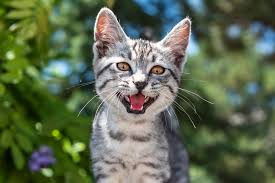
#> input picture data/raw_images/cat_1.jpg, 275 x 183 px; its folder holds 4 pictures in this run
$ python resize_images.py
#> lines starting #> are read from the running program, lines starting #| are printed output that depends on the picture
# Imports
import os
import glob
import progressbar
import cv2

import config


# Check if the raw_images directory exists
if not os.path.exists(config.RAW_IMAGES_DIR):
    print("Raw images directory: No")
else:
    print("Raw images directory: Yes")


if not os.path.exists(config.RESIZED_IMAGES_DIR):
    print("Resized images directory: No")
    os.makedirs(config.RESIZED_IMAGES_DIR)
    print("Create resized images directory: Yes")

else:
    print("Resized images directory: Yes")


# Get the names of all files in the raw_images directory
file_names = glob.glob(os.path.join(config.RAW_IMAGES_DIR, "*.{}".format(config.IMAGE_EXTENSION)))
print("Files in raw images directory: {}".format(len(file_names)))

bar = progressbar.ProgressBar(maxval=len(file_names), widgets=[progressbar.Bar('=', '[', ']'), ' ', progressbar.Percentage()])
bar.start()
print("Resizing images:-")

#  Loop through the images and resize the images
for i, filename in enumerate(file_names):
    img = cv2.imread(filename)
#> img is the input picture: shape (183, 275, 3); mean B, G, R 80.2, 105.6, 93.8
    img_resized = cv2.resize(img, config.RESIZE_DIMS)
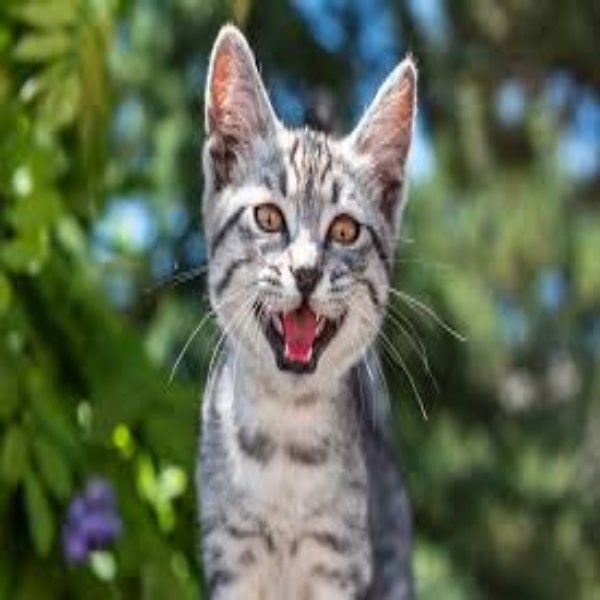
#> img_resized: shape (600, 600, 3); mean B, G, R 80.1, 105.5, 93.6
    new_filename = "{}.{}".format(str(i), config.IMAGE_EXTENSION )
    new_filepath = os.path.join(config.RESIZED_IMAGES_DIR, new_filename)
    cv2.imwrite(new_filepath, img_resized)
    bar.update(i + 1)
#> pass 2 of the loop `for i, filename in enumerate(file_names):`:
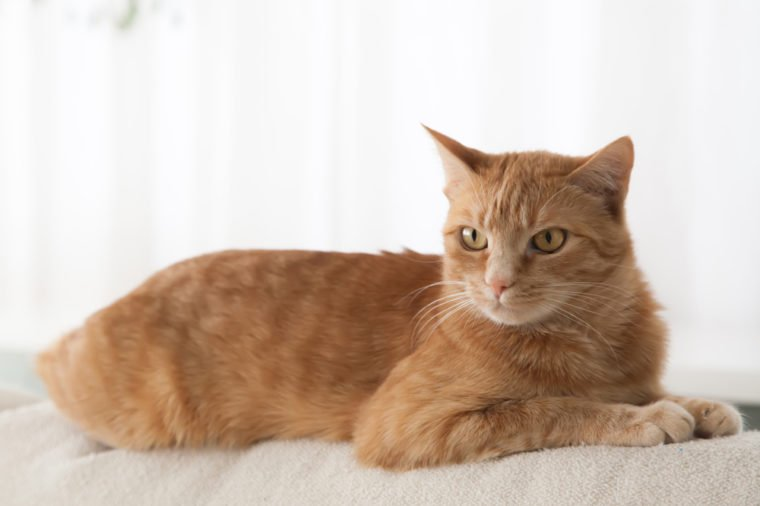
#> input picture data/raw_images/cat_10.jpg, 760 x 506 px
#> img is the input picture: shape (506, 760, 3); mean B, G, R 179.5, 192.4, 209.2
#> `img_resized = cv2.resize(img, config.RESIZE_DIMS)`:
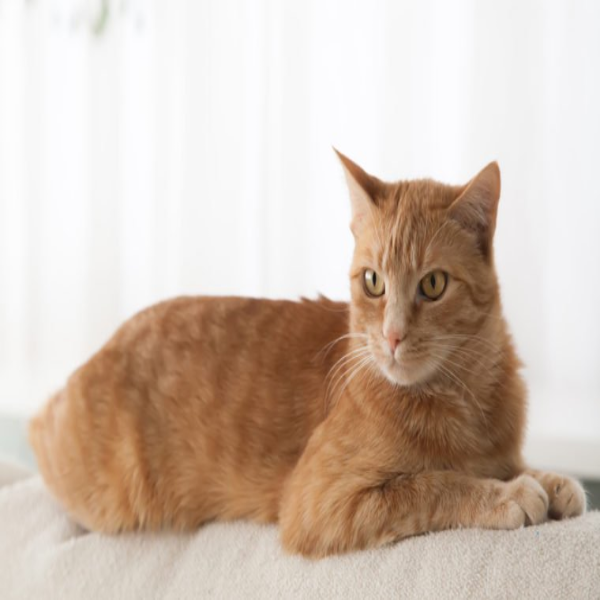
#> img_resized: shape (600, 600, 3); mean B, G, R 179.4, 192.3, 209.2
#> pass 3 of the loop `for i, filename in enumerate(file_names):`:
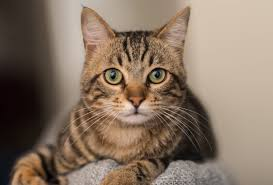
#> input picture data/raw_images/cat_2.jpg, 273 x 185 px
#> img is the input picture: shape (185, 273, 3); mean B, G, R 100.3, 116.7, 135.6
#> `img_resized = cv2.resize(img, config.RESIZE_DIMS)`:
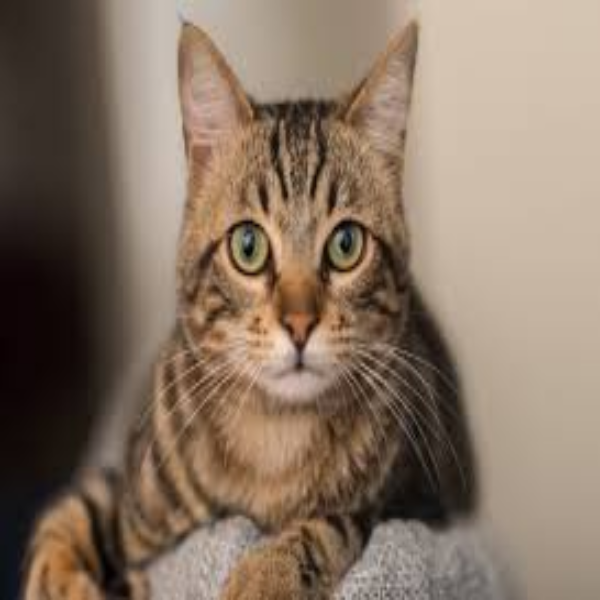
#> img_resized: shape (600, 600, 3); mean B, G, R 100.2, 116.6, 135.5
#> the loop made 4 passes; the first 3 are shown
bar.finish()

print("Saved images to: {}".format(config.RESIZED_IMAGES_DIR))
